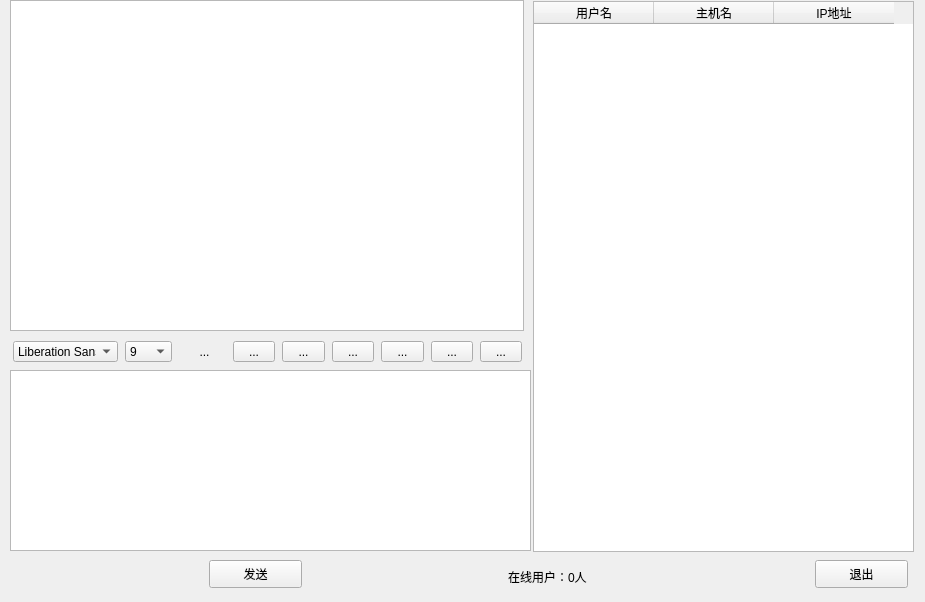
<?xml version="1.0" encoding="UTF-8"?>
<ui version="4.0">
 <class>Widget</class>
 <widget class="QWidget" name="Widget">
  <property name="geometry">
   <rect>
    <x>0</x>
    <y>0</y>
    <width>925</width>
    <height>602</height>
   </rect>
  </property>
  <property name="windowTitle">
   <string>Widget</string>
  </property>
  <widget class="QFontComboBox" name="fontComboBox">
   <property name="geometry">
    <rect>
     <x>13</x>
     <y>341</y>
     <width>105</width>
     <height>21</height>
    </rect>
   </property>
   <property name="minimumSize">
    <size>
     <width>60</width>
     <height>0</height>
    </size>
   </property>
   <property name="maximumSize">
    <size>
     <width>250</width>
     <height>16777215</height>
    </size>
   </property>
   <property name="font">
    <font>
     <family>Arial</family>
     <pointsize>9</pointsize>
    </font>
   </property>
   <property name="editable">
    <bool>false</bool>
   </property>
   <property name="currentText">
    <string>宋体</string>
   </property>
  </widget>
  <widget class="QToolButton" name="italicToolBtn">
   <property name="geometry">
    <rect>
     <x>233</x>
     <y>341</y>
     <width>42</width>
     <height>21</height>
    </rect>
   </property>
   <property name="toolTip">
    <string>斜体</string>
   </property>
   <property name="text">
    <string>...</string>
   </property>
   <property name="iconSize">
    <size>
     <width>30</width>
     <height>30</height>
    </size>
   </property>
   <property name="checkable">
    <bool>true</bool>
   </property>
  </widget>
  <widget class="QToolButton" name="sendToolBtn">
   <property name="geometry">
    <rect>
     <x>381</x>
     <y>341</y>
     <width>43</width>
     <height>21</height>
    </rect>
   </property>
   <property name="toolTip">
    <string>传输文件</string>
   </property>
   <property name="text">
    <string>...</string>
   </property>
   <property name="iconSize">
    <size>
     <width>30</width>
     <height>30</height>
    </size>
   </property>
  </widget>
  <widget class="QToolButton" name="underlineToolBtn">
   <property name="geometry">
    <rect>
     <x>282</x>
     <y>341</y>
     <width>43</width>
     <height>21</height>
    </rect>
   </property>
   <property name="toolTip">
    <string>下划线</string>
   </property>
   <property name="text">
    <string>...</string>
   </property>
   <property name="iconSize">
    <size>
     <width>30</width>
     <height>30</height>
    </size>
   </property>
   <property name="checkable">
    <bool>true</bool>
   </property>
  </widget>
  <widget class="QToolButton" name="boldToolBtn">
   <property name="geometry">
    <rect>
     <x>183</x>
     <y>341</y>
     <width>43</width>
     <height>21</height>
    </rect>
   </property>
   <property name="toolTip">
    <string>加粗</string>
   </property>
   <property name="text">
    <string>...</string>
   </property>
   <property name="iconSize">
    <size>
     <width>30</width>
     <height>30</height>
    </size>
   </property>
   <property name="checkable">
    <bool>true</bool>
   </property>
   <property name="autoRaise">
    <bool>true</bool>
   </property>
  </widget>
  <widget class="QToolButton" name="colorToolBtn">
   <property name="geometry">
    <rect>
     <x>332</x>
     <y>341</y>
     <width>42</width>
     <height>21</height>
    </rect>
   </property>
   <property name="toolTip">
    <string>更改字体颜色</string>
   </property>
   <property name="text">
    <string>...</string>
   </property>
   <property name="iconSize">
    <size>
     <width>30</width>
     <height>30</height>
    </size>
   </property>
  </widget>
  <widget class="QTextBrowser" name="messageBrowser">
   <property name="geometry">
    <rect>
     <x>10</x>
     <y>0</y>
     <width>514</width>
     <height>331</height>
    </rect>
   </property>
  </widget>
  <widget class="QTextEdit" name="messageTextEdit">
   <property name="geometry">
    <rect>
     <x>10</x>
     <y>370</y>
     <width>521</width>
     <height>181</height>
    </rect>
   </property>
  </widget>
  <widget class="QLabel" name="userNumLabel">
   <property name="geometry">
    <rect>
     <x>508</x>
     <y>569</y>
     <width>98</width>
     <height>16</height>
    </rect>
   </property>
   <property name="text">
    <string>在线用户：0人</string>
   </property>
  </widget>
  <widget class="QComboBox" name="sizeComboBox">
   <property name="geometry">
    <rect>
     <x>125</x>
     <y>341</y>
     <width>47</width>
     <height>21</height>
    </rect>
   </property>
   <property name="font">
    <font>
     <family>Arial</family>
     <pointsize>9</pointsize>
    </font>
   </property>
   <property name="currentText">
    <string>9</string>
   </property>
   <property name="currentIndex">
    <number>0</number>
   </property>
   <item>
    <property name="text">
     <string>9</string>
    </property>
   </item>
   <item>
    <property name="text">
     <string>10</string>
    </property>
   </item>
   <item>
    <property name="text">
     <string>11</string>
    </property>
   </item>
   <item>
    <property name="text">
     <string>12</string>
    </property>
   </item>
   <item>
    <property name="text">
     <string>13</string>
    </property>
   </item>
   <item>
    <property name="text">
     <string>14</string>
    </property>
   </item>
   <item>
    <property name="text">
     <string>15</string>
    </property>
   </item>
   <item>
    <property name="text">
     <string>16</string>
    </property>
   </item>
   <item>
    <property name="text">
     <string>17</string>
    </property>
   </item>
   <item>
    <property name="text">
     <string>18</string>
    </property>
   </item>
   <item>
    <property name="text">
     <string>19</string>
    </property>
   </item>
   <item>
    <property name="text">
     <string>20</string>
    </property>
   </item>
   <item>
    <property name="text">
     <string>21</string>
    </property>
   </item>
   <item>
    <property name="text">
     <string>22</string>
    </property>
   </item>
  </widget>
  <widget class="QTableWidget" name="userTableWidget">
   <property name="geometry">
    <rect>
     <x>533</x>
     <y>1</y>
     <width>381</width>
     <height>551</height>
    </rect>
   </property>
   <property name="minimumSize">
    <size>
     <width>120</width>
     <height>0</height>
    </size>
   </property>
   <property name="sizeAdjustPolicy">
    <enum>QAbstractScrollArea::AdjustToContentsOnFirstShow</enum>
   </property>
   <property name="selectionMode">
    <enum>QAbstractItemView::SingleSelection</enum>
   </property>
   <property name="selectionBehavior">
    <enum>QAbstractItemView::SelectRows</enum>
   </property>
   <property name="showGrid">
    <bool>false</bool>
   </property>
   <attribute name="horizontalHeaderMinimumSectionSize">
    <number>45</number>
   </attribute>
   <attribute name="horizontalHeaderDefaultSectionSize">
    <number>120</number>
   </attribute>
   <attribute name="verticalHeaderDefaultSectionSize">
    <number>45</number>
   </attribute>
   <column>
    <property name="text">
     <string>用户名</string>
    </property>
   </column>
   <column>
    <property name="text">
     <string>主机名</string>
    </property>
   </column>
   <column>
    <property name="text">
     <string>IP地址</string>
    </property>
   </column>
  </widget>
  <widget class="QPushButton" name="sendButton">
   <property name="geometry">
    <rect>
     <x>209</x>
     <y>560</y>
     <width>93</width>
     <height>28</height>
    </rect>
   </property>
   <property name="text">
    <string>发送</string>
   </property>
  </widget>
  <widget class="QPushButton" name="exitButton">
   <property name="geometry">
    <rect>
     <x>815</x>
     <y>560</y>
     <width>93</width>
     <height>28</height>
    </rect>
   </property>
   <property name="text">
    <string>退出</string>
   </property>
  </widget>
  <widget class="QToolButton" name="clearToolBtn">
   <property name="geometry">
    <rect>
     <x>480</x>
     <y>341</y>
     <width>42</width>
     <height>21</height>
    </rect>
   </property>
   <property name="toolTip">
    <string>清空聊天记录</string>
   </property>
   <property name="text">
    <string>...</string>
   </property>
   <property name="iconSize">
    <size>
     <width>30</width>
     <height>30</height>
    </size>
   </property>
  </widget>
  <widget class="QToolButton" name="saveToolBtn">
   <property name="geometry">
    <rect>
     <x>431</x>
     <y>341</y>
     <width>42</width>
     <height>21</height>
    </rect>
   </property>
   <property name="toolTip">
    <string>保存聊天记录</string>
   </property>
   <property name="text">
    <string>...</string>
   </property>
   <property name="iconSize">
    <size>
     <width>30</width>
     <height>30</height>
    </size>
   </property>
  </widget>
 </widget>
 <resources/>
 <connections/>
</ui>
